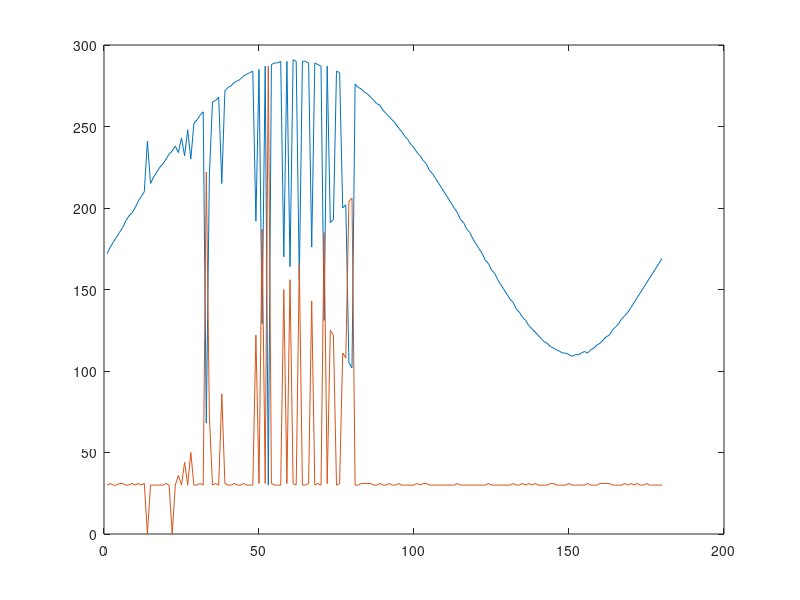

The MATLAB source for this figure:
clear
load('matlab.data.mat','bdmbjsxx')



% asd = flip(bdmbjsxx(:,jj));
% [~,n1]=max(bdmbjsxx(:,jj));
% [~,n2]=max(asd);
% asd = (n1>n2)*asd([length(asd)-abs(n1-n2)+1:end 1:length(asd)-abs(n1-n2)]) ...
%     + (n1<n2)*asd([abs(n1-n2)+1:end 1:abs(n1-n2)]);
% safasdf = bdmbjsxx(:,jj) - asd;

% hold on
% plot(1:512,bdmbjsxx(:,jj))
% plot(1:512,asd,'*')
% figure
% plot(1:512,safasdf)
yuan = zeros(2,180);
tuo = zeros(2,180);
tic
for jj=1:180
    
    data = [];
    
    for ii=2:512
        data = [data (bdmbjsxx(ii-1,jj)-bdmbjsxx(ii,jj))];
    end
    
%     data = [0 data];
    data2 = [];
    data3 = [];
    for ii=2:511
        if data(ii-1)>data(ii) && data(ii+1)>data(ii)
            data2 = [data2 ii];
        end
        if data(ii-1)<data(ii) && data(ii+1)<data(ii)
            data3 = [data3 ii];
        end
    end
    
    if length(data2)>2
        [~,n] = max(data(data2));
        data2(n)=[];
        [~,n] = min(data(data3));
        data3(n)=[];
    end
    
    [~,yuan1] = max(data(data2));
    [~,yuan2] = min(data(data3));
    
    [~,tuo1] = min(data(data2));
    [~,tuo2] = max(data(data3));
    
    %     data3 = data3+1;
    %     data2 = data2-1;
    yuan(:,jj) = [data2(yuan1)-1 data3(yuan2)+1];
    tuo(:,jj) = [data2(tuo1)-1 data3(tuo2)+1];
end
toc
yuan1 = abs(yuan(1,:)-yuan(2,:));
tuo1 = abs(tuo(1,:)-tuo(2,:));

we = 1;
if we==1
    plot(1:180,tuo1)
    hold on
    plot(1:180,yuan1)
else
%     plot(1:512,data)
    %     figure
    hold on
    plot(1:512,bdmbjsxx(:,jj))
    scatter(yuan(:,jj),bdmbjsxx(yuan(:,jj),jj),'r')
    scatter(tuo(:,jj),bdmbjsxx(tuo(:,jj),jj),'g')
end